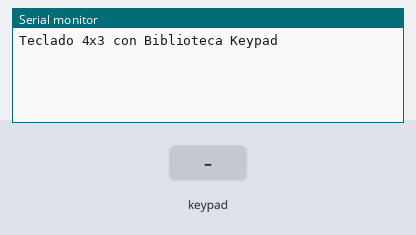
A sketch run on a simulated Arduino Uno, built with avr-gcc and run on an emulated ATmega328P. Parts: the last lines printed to the serial monitor. Inputs (shaded band) come from the test bench.

Above: at 1.2 s.
1.3 s: key '1' pressed
At 2.2 s:
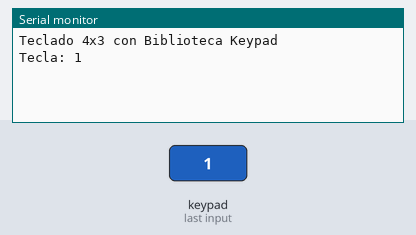
2.8 s: keypad keys 9 1 0 1 1 1 2 # pressed 0.4 s apart
At 7.0 s:
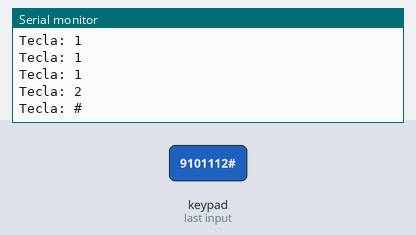
7.5 s: key '*' pressed
At 8.2 s:
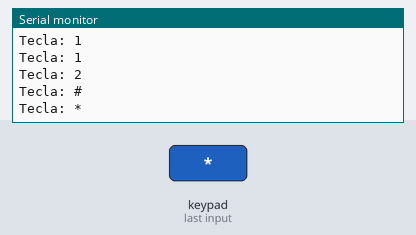
9.0 s: keypad keys 2 3 4 pressed 0.4 s apart
At 10.2 s:
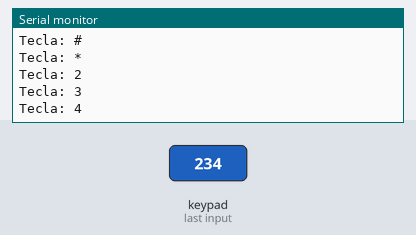
Timing chart, 0 to 12.0 s (numbered marks = the images above; inputs shaded):
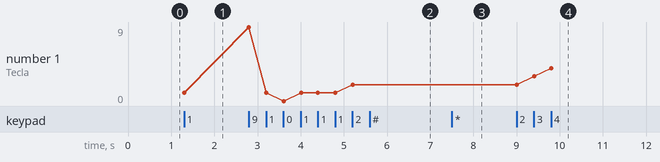

The sketch:

teclado.ino
```cpp
#include <Keypad.h>

const byte rowsCount = 4;
const byte columsCount = 3;

byte pinesFilas[] = {9, 10, 11, 12};
byte pinesColumnas[] = {2, 3, 4};

char keys[rowsCount][columsCount] = {
  { '1', '2', '3', },
  { '4', '5', '6', },
  { '7', '8', '9', },
  { '*', '0', '#', }
};


Keypad teclado1 = Keypad(makeKeymap(keys), pinesFilas, pinesColumnas, rowsCount, columsCount);

void setup() {
  Serial.begin(9600);
  Serial.println("Teclado 4x3 con Biblioteca Keypad");
  Serial.println();
}
void loop() {
  //Verifica si alguna tecla fue presionada
  char tecla_presionada = teclado1.getKey();

  //Monitor Serial
  if (tecla_presionada)
  {
    Serial.print("Tecla: ");
    Serial.println(tecla_presionada);
  }
}
```

Measured:
- after the input at 1.3 s, the serial monitor: prints a new line at once (image 1)
- after the input at 2.8 s, the serial monitor: prints a new line at once (image 2)
- after the input at 7.5 s, the serial monitor: prints a new line at once (image 3)
- after the input at 9.0 s, the serial monitor: prints a new line at once (image 4)
- plotted number 1: 1 → 2 after the input at 2.8 s, 2 → 4 after the input at 9.0 s
